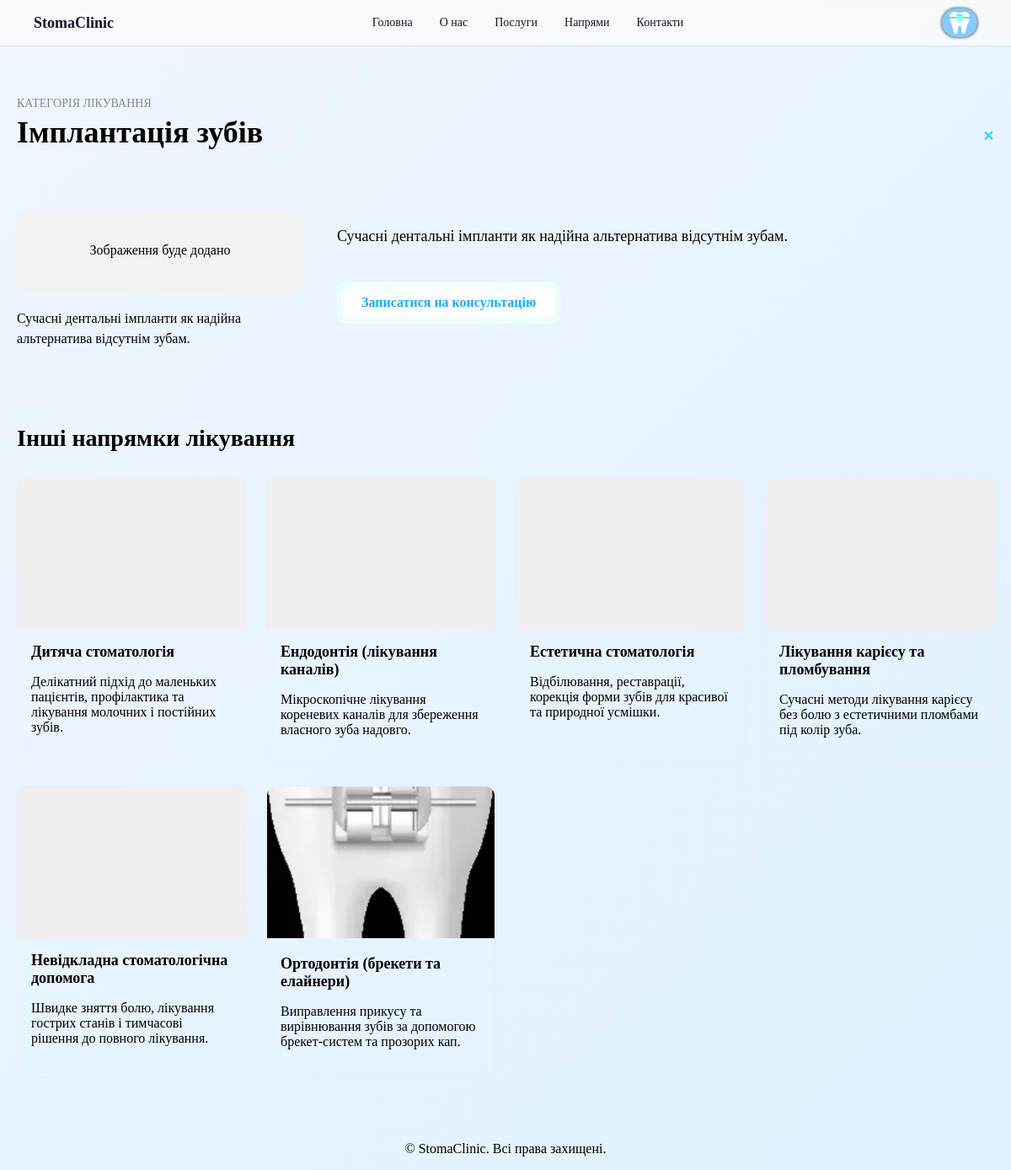
The page /treatments/implantatsiia-zubiv/ on the database its author committed.
### booking/models.py (models this page shows, shortened)
class TreatmentCategory(models.Model):
    title = models.CharField("Назва категорії", max_length=255)
    slug = models.SlugField("URL-ключ", max_length=255, unique=True, blank=True)
    image = models.ImageField(
        "Зображення",
        upload_to="treatments/",
        blank=True,
        null=True,
        help_text="Фото напряму лікування. Якщо не у WEBP, буде автоматично конвертовано."
    )
    short_description = models.TextField(
        "Короткий опис",
        max_length=400,
        help_text="Використовується на картці (2–3 речення)."
    )
    full_description = models.TextField(
        "Повний опис",
        help_text="Основний текст статті для окремої сторінки."
    )
    point_1 = models.CharField("Пункт 1", max_length=255, blank=True)
    point_2 = models.CharField("Пункт 2", max_length=255, blank=True)
    point_3 = models.CharField("Пункт 3", max_length=255, blank=True)
    point_4 = models.CharField("Пункт 4", max_length=255, blank=True)
    services = models.ManyToManyField(
        "Service",
        blank=True,
        related_name="treatment_categories",
        verbose_name="Пов'язані послуги"
    )
    sort_order = models.PositiveIntegerField("Порядок сортування", default=0)
    is_active = models.BooleanField("Показувати на сайті", default=True)
    created_at = models.DateTimeField("Створено", default=timezone.now)
    class Meta:
        verbose_name = "Категорія лікування"
        verbose_name_plural = "Категорії лікування"
        ordering = ["sort_order", "-created_at"]

### booking/views.py (the view)
def treatment_category_detail(request, slug):
    category = get_object_or_404(
        TreatmentCategory,
        slug=slug,
        is_active=True,
    )
    related_services = category.services.filter(is_active=True).order_by("name") if hasattr(category, "services") else []
    other_categories = (
        TreatmentCategory.objects.filter(is_active=True)
        .exclude(id=category.id)
        .order_by("title")[:6]
    )
    return render(
        request,
        "booking/treatment_category_detail.html",
        {
            "category": category,
            "related_services": related_services,
            "other_categories": other_categories,
        },
    )

### booking/templates/booking/treatment_category_detail.html (shortened to what this page needs)
{% extends "base.html" %}
{% load static %}
{% block extra_css %}
  <link rel="stylesheet" href="{% static 'css/treatment-detail.css' %}">
{% endblock %}
{% block body_class %}page-treatment-detail{% endblock %}
{% block content %}
<section class="td-section">
  <div class="td-container">
    <div class="td-header">
      <div class="td-header-main">
        <p class="td-label">Категорія лікування</p>
        <h1 class="td-title">{{ category.title }}</h1>
      </div>
      <a href="{% url 'index' %}#landing-treatments" class="td-close" aria-label="Повернутися до списку напрямків">
        ✕
      </a>
    </div>
    <div class="td-layout">
      <aside class="td-aside">
        <div class="td-image-wrap">
          {% if category.image %}
            <img src="{{ category.image.url }}"
                 alt="{{ category.title }}"
                 loading="lazy"
                 class="td-image">
          {% else %}
            <div class="td-image-placeholder">
              <span>Зображення буде додано</span>
            </div>
          {% endif %}
        </div>
        {% if category.short_description %}
          <p class="td-short">
            {{ category.short_description }}
          </p>
        {% endif %}
      </aside>
      <div class="td-content">
        {% if category.short_description %}
          <div class="td-intro">
            {{ category.short_description|linebreaks }}
          </div>
        {% endif %}
        <div class="td-cta">
          <a href="{% url 'index' %}#online-booking" class="td-btn">
            Записатися на консультацію
          </a>
        </div>
      </div>
    </div>
    {% if other_categories %}
      <section class="td-other">
        <h2 class="td-other-title">Інші напрямки лікування</h2>
        <div class="td-other-grid">
          {% for item in other_categories %}
            <a href="{% url 'treatment_category_detail' item.slug %}" class="td-other-card">
              <div class="td-other-img-wrap">
                {% if item.image %}
                  <img src="{{ item.image.url }}"
                       alt="{{ item.title }}"
                       loading="lazy">
                {% else %}
                  <div class="td-other-placeholder"></div>
                {% endif %}
              </div>
              <div class="td-other-body">
                <h3>{{ item.title }}</h3>
                {% if item.short_description %}
                  <p>{{ item.short_description|truncatewords:18 }}</p>
                {% endif %}
              </div>
            </a>
          {% endfor %}
        </div>
      </section>
    {% endif %}
  </div>
</section>
{% endblock %}

### static/css/base.css (style rules this page uses)
body { margin: 0; }

### static/css/treatment-detail.css (style rules this page uses)
.td-section { padding: 60px 0; }
body { background: linear-gradient(135deg, #eff6ff, #e0f2fe); }
.td-container { max-width: 1280px; margin: 0 auto; padding: 0 20px; }
.td-header { display: flex; align-items: center; justify-content: space-between; margin-bottom: 40px; }
.td-label { font-size: 14px; text-transform: uppercase; color: #888; margin: 0; }
.td-title { font-size: 36px; margin-top: 5px; font-weight: 700; }
.td-close { font-size: 16px; color: #34ceff; text-decoration: none; font-weight: 600; }
.td-layout { display: grid; grid-template-columns: 340px 1fr; gap: 40px; }
.td-image-wrap { width: 100%; border-radius: 14px; overflow: hidden; }
.td-image-placeholder { background: #f2f2f2; padding: 40px; text-align: center; border-radius: 14px; }
.td-short { margin: 20px 0; font-size: 16px; line-height: 1.5; }
.td-intro { font-size: 18px; line-height: 1.6; margin-bottom: 30px; }
.td-cta { margin-top: 40px; }
.td-btn { display: inline-block; background: #ffffff; color: #17adf7; padding: 14px 28px; border-radius: 10px; text-decoration: none; font-weight: 600; box-shadow: inset 0px 0px 11px 0px rgb(7 232 255 / 22%); border: 1px solid #ffffff00; }
.td-other { margin-top: 70px; }
.td-other-title { font-size: 28px; font-weight: 700; margin-bottom: 30px; }
.td-other-grid { display: grid; grid-template-columns: repeat(auto-fill, minmax(260px, 1fr)); gap: 24px; }
.td-other-card { display: block; text-decoration: none; border-radius: 12px; overflow: hidden; border: 1px solid #eee; transition: 0.25s; color: #000000; }
.td-other-img-wrap img { width: 100%; height: 180px; object-fit: cover; }
.td-other-placeholder { width: 100%; height: 180px; background: #f0f0f0; }
.td-other-body { padding: 16px; }
.td-other-body h3 { margin: 0 0 6px 0; font-size: 18px; }

### rows shown on the page
TreatmentCategory: title "Імплантація зубів", short_description "Сучасні дентальні імпланти як надійна альтернатива відсутнім зубам."
TreatmentCategory: title "Дитяча стоматологія", short_description "Делікатний підхід до маленьких пацієнтів, профілактика та лікування молочних і постійних зубів."
TreatmentCategory: title "Ендодонтія (лікування каналів)", short_description "Мікроскопічне лікування кореневих каналів для збереження власного зуба надовго."
TreatmentCategory: title "Естетична стоматологія", short_description "Відбілювання, реставрації, корекція форми зубів для красивої та природної усмішки."
TreatmentCategory: title "Лікування карієсу та пломбування", short_description "Сучасні методи лікування карієсу без болю з естетичними пломбами під колір зуба."
TreatmentCategory: title "Невідкладна стоматологічна допомога", short_description "Швидке зняття болю, лікування гострих станів і тимчасові рішення до повного лікування."
TreatmentCategory: image (picture), title "Ортодонтія (брекети та елайнери)", short_description "Виправлення прикусу та вирівнювання зубів за допомогою брекет-систем та прозорих кап."
